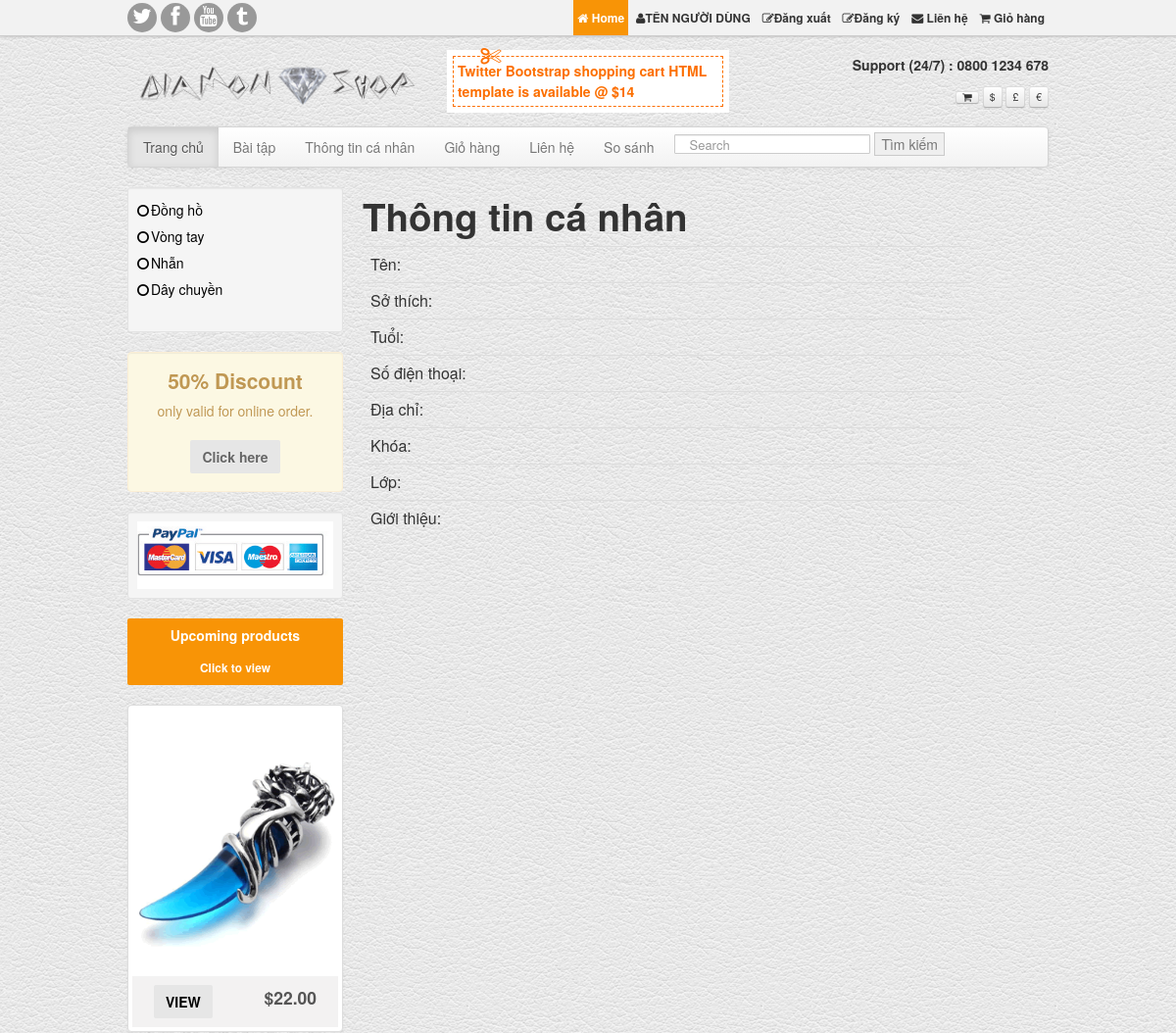
The app's page /web/about_me.php (upper part), older data.
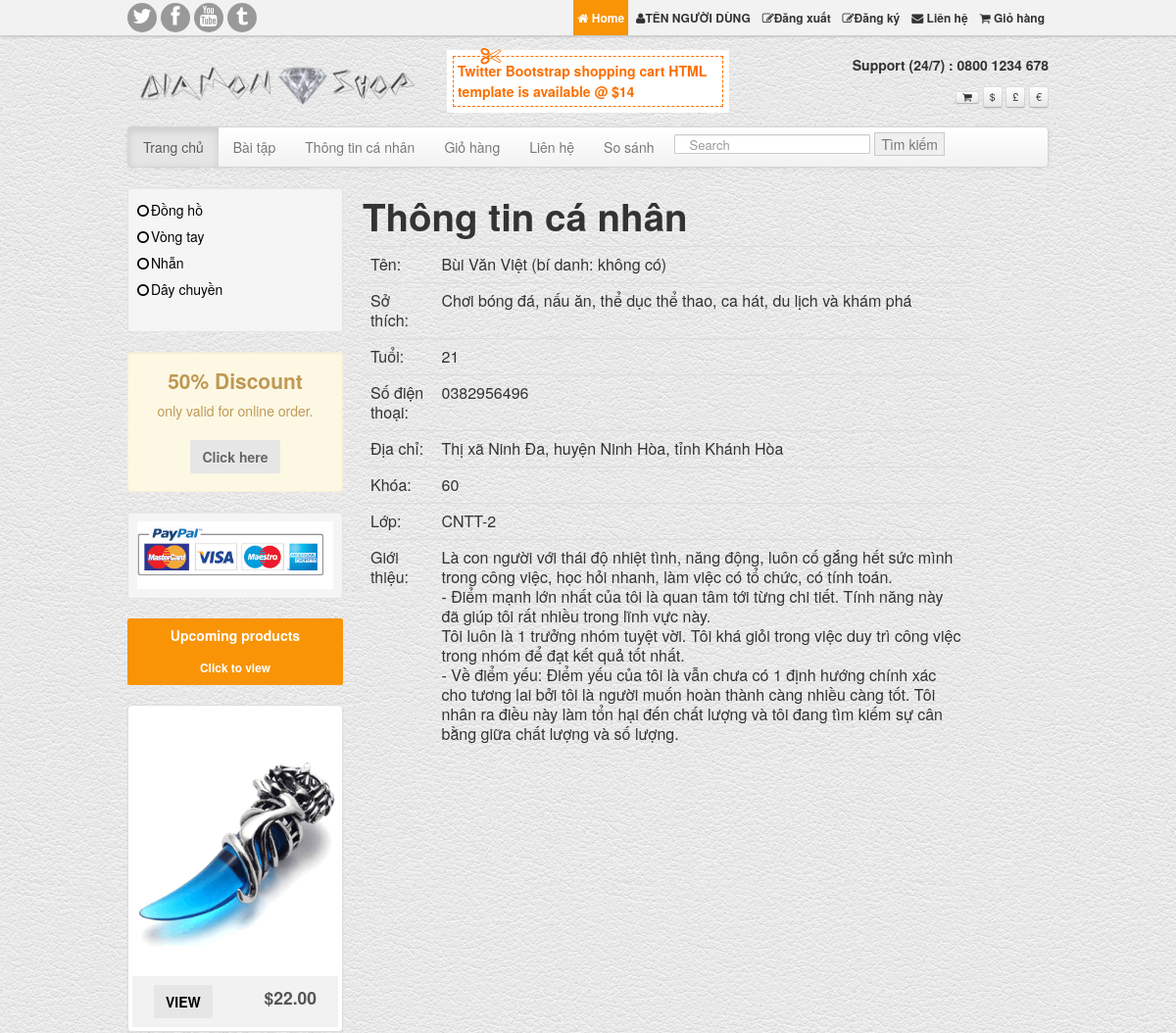
The same page, newer data.
### tables this page shows
CREATE TABLE `categorys` (
  `id` int(11) NOT NULL,
  `name` varchar(255) NOT NULL,
  `description` text DEFAULT NULL
);

CREATE TABLE `infomation` (
  `name` varchar(255) NOT NULL,
  `hobby` varchar(255) NOT NULL,
  `age` int(11) NOT NULL,
  `phone` varchar(255) NOT NULL,
  `address` varchar(255) NOT NULL,
  `khoa` int(11) NOT NULL,
  `lop` varchar(255) NOT NULL,
  `content` text NOT NULL
);

### connectDB/connectDB.php (called while the page is built, shortened)
<?php
    global $conn;
    function getAllCategorys(){
        global $conn;
        $query = "SELECT * FROM `categorys`";
        $result = $conn -> query($query);
        $categorys = [];
        if($result){
            while($row = $result->fetch_assoc()){
                $categorys[] = $row;
            }
        }
        return $categorys;
    }
    function getInfo(){
        global $conn;
        $query = "SELECT * FROM `infomation`";
        $result = $conn -> query($query);
        $info = [];
        if($result){
            $row = $result->fetch_assoc();
            $info = $row;
        }
        return $info;
    }
?>

### web/about_me.php (the view, shortened to what this page needs)
<body>
    <?php include("../bootstrap/bootstrap.php");
    include("../connectDB/connectDB.php");
    $info = getInfo();
    $categorys = getAllCategorys();
    ?>
    <div class="container">
        <?php include("../common/header.php"); ?>
        <?php include("../common/navigation.php"); ?>
        <div class="row">
            <?php include("../common/categorys.php"); ?>
            <div class="span8">
                <h1>Thông tin cá nhân</h1>
                <table class="table">
                    <tr>
                        <td>Tên: </td>
                        <td><?php echo $info['name'] ?></td>
                    </tr>
                    <tr>
                        <td>Sở thích: </td>
                        <td><?php echo $info['hobby'] ?></td>
                    </tr>
                    <tr>
                        <td>Tuổi: </td>
                        <td><?php echo $info['age'] ?></td>
                    </tr>
                    <tr>
                        <td>Số điện thoại: </td>
                        <td><?php echo $info['phone'] ?></td>
                    </tr>
                    <tr>
                        <td>Địa chỉ: </td>
                        <td><?php echo $info['address'] ?></td>
                    </tr>
                    <tr>
                        <td>Khóa: </td>
                        <td><?php echo $info['khoa'] ?></td>
                    </tr>
                    <tr>
                        <td>Lớp: </td>
                        <td><?php echo $info['lop'] ?></td>
                    </tr>
                    <tr>
                        <td>Giới thiệu: </td>
                        <td><?php echo $info['content'] ?></td>
                    </tr>
                </table>
            </div>
        </div>
            </div>
</body>

### bootstrap/bootstrap.php (shortened to what this page needs)
<link href="../template/assets/user/css/bootstrap.css"
	rel="stylesheet" />
<link href="../template/assets/user/style.css"
	rel="stylesheet" />
<link
	href="../template/assets/user/font-awesome/css/font-awesome.css"
	rel="stylesheet">

### common/header.php (shortened to what this page needs)
<div class="navbar navbar-inverse navbar-fixed-top">
		<div class="topNav">
			<div class="container">
				<div class="alignR">
					<div class="pull-left socialNw">
						<a href="#"><span class="icon-twitter"></span></a> <a href="#"><span
							class="icon-facebook"></span></a> <a href="#"><span
							class="icon-youtube"></span></a> <a href="#"><span
							class="icon-tumblr"></span></a>
					</div>
					<a class="active" href="../decorator/index.php"> <span class="icon-home"></span>
						Home
					</a>
					<a href="#"><span class="icon-user"></span>TÊN NGƯỜI DÙNG</a>
					<a href="#"><span class="icon-edit"></span>Đăng
							xuất</a>
					<a href="#"><span class="icon-edit"></span>Đăng
							ký</a>
					<a href="../web/contact.php"><span class="icon-envelope"></span>
						Liên hệ</a> <a href="../web/cart.php"><span
						class="icon-shopping-cart"></span> Giỏ hàng </a>
				</div>
			</div>
		</div>
	</div>
<header id="header">
	<div class="row">
		<div class="span4">
			<h1>
				<a class="logo" href="../decorator/index.php"> <img
					src="../template/assets/user/img/logo-bootstrap-shoping-cart.png"
					alt="bootstrap sexy shop"> </a>
			</h1>
		</div>
		<div class="span4">
			<div class="offerNoteWrapper">
				<h1 class="dotmark">
					<i class="icon-cut"></i> Twitter Bootstrap shopping cart HTML
					template is available @ $14
				</h1>
			</div>
		</div>
		<div class="span4 alignR">
			<p>
				<br> <strong> Support (24/7) : 0800 1234 678 </strong><br>
				<br>
			</p>
			<span class="btn btn-mini"><span
				class="icon-shopping-cart"></span></span> <span
				class="btn btn-mini">$</span> <span class="btn btn-mini">&pound;</span>
			<span class="btn btn-mini">&euro;</span>
		</div>
	</div>
</header>

### common/navigation.php (shortened to what this page needs)
<div class="navbar">
	<div class="navbar-inner">
		<div class="container">
			<div class="nav-collapse">
				<ul class="nav">
					<li class="active"><a href="../decorator/index.php">Trang chủ</a></li>
					<li><a href="https://github.com/BuiVanViet-nova/OpenSource/tree/master/BaitapThucHanh" target="_blank">Bài tập</a></li>
					<li><a href="../web/about_me.php">Thông tin cá nhân</a></li>
					<li><a href="../web/cart.php">Giỏ hàng</a></li>
					<li><a href="../web/contact.php">Liên hệ</a></li>
					<li><a href="../web/compair.php">So sánh</a></li>
				</ul>
				<form action="../web/search.php" method="GET" class="navbar-search pull-left">
					<input type="text" value="<?php echo (isset($_GET['keyword'])) ? $_GET['keyword'] : ''; ?>" name="keyword" placeholder="Search" class="search-query span2">
					<input type="submit" name="search" value="Tìm kiếm" class="search" />
				</form>
			</div>
		</div>
	</div>
</div>

### common/categorys.php (shortened to what this page needs)
<div id="sidebar" class="span3">
	<div class="well well-small">
		<ul class="nav nav-list">
			<?php foreach ($categorys as $item) { ?>
				<li><a onclick="window.location.href='../web/productscategory.php?id=<?php echo $item['id']; ?>'"><span class="icon-circle-blank"></span><?php echo $item['name'] ?></a></li>
			<?php } ?>
			<li style="border: 0">&nbsp;</li>
		</ul>
	</div>
	<div class="well well-small alert alert-warning cntr">
		<h2>50% Discount</h2>
		<p>
			only valid for online order. <br> <br> <a class="defaultBtn" href="#">Click here </a>
		</p>
	</div>
	<div class="well well-small">
		<a href="#"><img src="../template/assets/user/img/paypal.jpg" alt="payment method paypal"></a>
	</div>
	<a class="shopBtn btn-block" href="#">Upcoming products <br>
		<small>Click to view</small></a> <br> <br>
	<ul class="nav nav-list promowrapper">
		<li>
			<div class="thumbnail">
					 <img src="../template/assets/user/img/bootstrap-ecommerce-templates.png" alt="bootstrap ecommerce templates">
				<div class="caption">
					<h4>
						<a class="defaultBtn" href="product_details.html">VIEW</a> <span class="pull-right">$22.00</span>
					</h4>
				</div>
			</div>
		</li>
	</ul>
</div>

### template/assets/user/style.css (style rules this page uses)
body { background:url(assets/img/white_leather.png) repeat 0 0; }
#header { padding:8px 0 8px; }
#header a { text-decoration:none }
#header p { padding:0; margin:0; line-height:1em; font-size:100% }
#header h1 { margin:0;line-height:1em }
#header h1.dotmark { line-height:1.5em; }
#header { padding-top:44px; }
.logo { padding-top: 11px;display: block; }
.dotmark { padding:4px; font-size:14px; line-height:1.5em; background:#fff; border:1px dashed rgb(252, 111, 0); margin:0; color:rgb(252, 111, 0); position:relative; }
.dotmark i { position:absolute; left:10%; top:-12px; font-size:21px; }
.offerNoteWrapper { border:6px solid #fff; margin: 6px; }
.navbar-inner { padding-left: 0;padding-right: 0; }
.thumbnail h4 { line-height:42px }
.thumbnail img { max-width:100% }
.alignR { text-align:right; }
.navbar .nav , .marginLess { margin:0 }
.navbar-search .search-query { padding: 4px 14px;-moz-border-radius: 1px;-webkit-border-radius: 1px;border-radius: 1px;line-height: 1.5em; min-width: 200px; }
.navbar-search { margin-left:6px; }
.caption h4 { margin:0 }
.thumbnail .caption { padding: 9px;color: #555555;background: #F3F2F2; }
.topNav { padding: 0;border-bottom: 1px solid #CCC;background: #f2f2f2;box-shadow: 0 0 3px #B1AFAF; }
.topNav a { color:#333; font-size:12px; font-weight:bold; display:inline-block; padding:8px 4px; }
.topNav a:hover, .topNav a.active { color:#fff; background:#f89406; text-decoration:none }
.socialNw a { width:24px; height:24px; line-height:24px; display:inline-block; padding:3px; margin-top:3px; font-size:21px; border-radius:50%; background:#999; color:#fff; text-align:center; }
.cntr { text-align:center }
#sidebar ul { margin: 0;padding: 0; }
#sidebar .alert { padding: 8px; }
#sidebar .nav a { color:#000 }
#sidebar h4 { margin:0; line-height:1.5em; padding:0 13px; }
#sidebar h2 { font-size:21px; line-height:21px; }
.thumbnail { position:relative; }
.thumbnail { background:#fff }
.shopBtn { min-height: 34px;font-size: 14px;font-weight: bold;line-height: 34px;text-align: center;color: #fff;border-radius: 2px;background: #f89406;display:inline-block;padding:0 12px;border:0; }
.defaultBtn { min-height: 34px;font-size: 14px;font-weight: bold;line-height: 34px;text-align: center;border-radius: 2px;display:inline-block;padding:0 12px;color: #666;text-decoration: none;background: #e6e6e6;border:0; }

### common/navigation.php (style rules this page uses)
.search { border: 1px solid #CACACA; color: #777777; }

Row changes from the older to the newer data that the page shows:
added infomation: name "Bùi Văn Việt (bí danh: không có)", hobby "Chơi bóng đá, nấu ăn, thể dục thể thao, ca hát, du lịch và khám phá", age "21", phone "0382956496", address "Thị xã Ninh Đa, huyện Ninh Hòa, tỉnh Khánh Hòa", khoa "60", lop "CNTT-2", content "Là con người với thái độ nhiệt tình, năng động, luôn cố gắng hết sức mình trong công việc, học hỏi nhanh, làm việc có tổ chức, có tính toán. - Điểm mạnh lớn nhất của tôi là quan tâm tới từng chi tiết. Tính năng này đã giúp tôi rất nhiều trong lĩnh vực này. Tôi luôn là 1 trưởng nhóm tuyệt vời. Tôi khá giỏi trong việc duy trì công việc trong nhóm để đạt kết quả tốt nhất. - Về điểm yếu: Điểm yếu của tôi là vẫn chưa có 1 định hướng chính xác cho tương lai bởi tôi là người muốn hoàn thành càng nhiều càng tốt. Tôi nhân ra điều này làm tổn hại đến chất lượng và tôi đang tìm kiếm sự cân bằng giữa chất lượng và số lượng."
